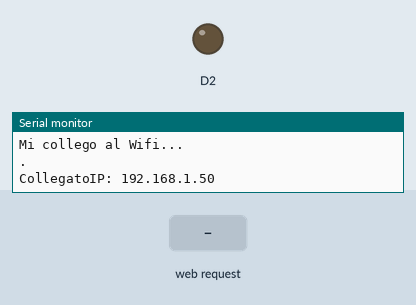
A sketch run on a simulated Arduino MKR. Shown: output pins drawn as LEDs (lit = HIGH), the last lines printed to the serial monitor. The inputs (shaded band) are chosen by the test bench. WiFi joins after 1.5 s; servers stay silent unless stated.

Above: at 2.7 s.
2.8 s: HTTP request GET /ledon received
At 4.0 s:
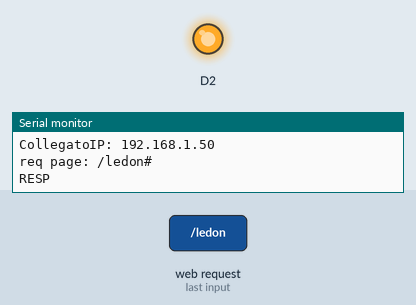
4.3 s: HTTP request GET /ledoff received
At 5.4 s:
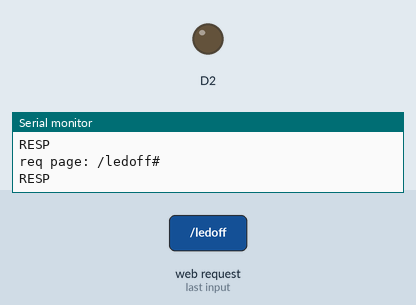
Timing chart, 0 to 7.3 s (numbered marks = the images above; inputs shaded):
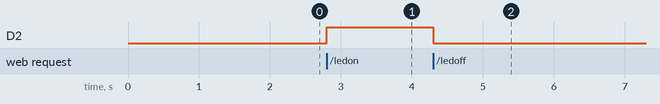

The sketch:

WebServerBTLed.ino
```cpp
#include <SPI.h>
#include <WiFiNINA.h>
#include "arduino_secrets.h"

char ssid[] = SECRET_SSID;
char pass[] = SECRET_PASS;

WiFiServer server(80);

int status = WL_IDLE_STATUS;

int stato_led = LOW;

void setup() {
  pinMode(2, OUTPUT);

  Serial.begin(9600);
  while (!Serial) {
     delay(1);
  }

  if (WiFi.status() == WL_NO_MODULE) {
    Serial.println("WiFi KO! STOP!");
    while(true);
  }

  Serial.println("Mi collego al Wifi...");
  while (status != WL_CONNECTED) {
    status = WiFi.begin(ssid, pass);
    Serial.print(".");
    if (status != WL_CONNECTED) delay(5000);
  }
  Serial.print("\nCollegato");
  IPAddress ip = WiFi.localIP();
  Serial.print("IP: ");Serial.println(ip);

  server.begin();
}

void loop() {
  WiFiClient client = server.available();
  if (client) {
    String line = "";
    String page = "";
    while(client.connected()) {
      if (client.available()) {
        char c = client.read();
        //Serial.write(c);
        if (c == '\n'){
          //Serial.print("> ");Serial.println(line);
          if (line.indexOf("GET ") >= 0) {
            page = line.substring(line.indexOf("/"), line.indexOf(" HTTP/1.1"));
            Serial.print("req page: ");Serial.print(page);Serial.println("#");
          }

          if (line.length() == 0) {
            Serial.println("\nRESP\n");
            if (page == "/") {
              response_index(&client);
            } else if (page == "/ledon") {
              digitalWrite(2, HIGH);
              stato_led = HIGH;
              response_index(&client);
            } else if (page == "/ledoff") {
              digitalWrite(2, LOW);
              stato_led = LOW;
              response_index(&client);
            } else {
              response_notfound(&client);
            }
            break;
          }

          line = "";
        } else if (c != '\r'){
          line += c;
        }

      }
    }
    delay(1);
    client.stop();
  }
}

void response_index(WiFiClient *client){
  client->println("HTTP/1.1 200 OK");
  client->println("Content-Type: text/html");
  client->println("Connection: close");
  client->println();
  client->println("<!DOCTYPE HTML>");
  client->println("<HTML>");
  client->println("<BODY>");
  if (stato_led) {
     client->println("<div style='width:200px;height:200px; background-color: red;'>&nbsp;</div>");
     client->println("<a href='/ledoff'>OFF</a>");
  } else {
    client->println("<div style='width:200px;height:200px; background-color: gray;'>&nbsp;</div>");
     client->println("<a href='/ledon'>ON</a>");
  }
  client->println("</BODY>");
  client->println("</HTML>");
}

void response_notfound(WiFiClient *client){
  client->println("HTTP/1.1 404 OK");
  client->println("Content-Type: text/html");
  client->println("Connection: close");
  client->println();
  client->println("<!DOCTYPE HTML>");
  client->println("<HTML>");
  client->println("<BODY><h1>ERROR 404</h1></BODY>");
  client->println("</HTML>");
}
```

arduino_secrets.h
```cpp
#define SECRET_SSID ""
#define SECRET_PASS ""
```

Measured:
- after the input at 2.8 s, D2: LOW → HIGH at once
- after the input at 4.3 s, D2: HIGH → LOW at once
